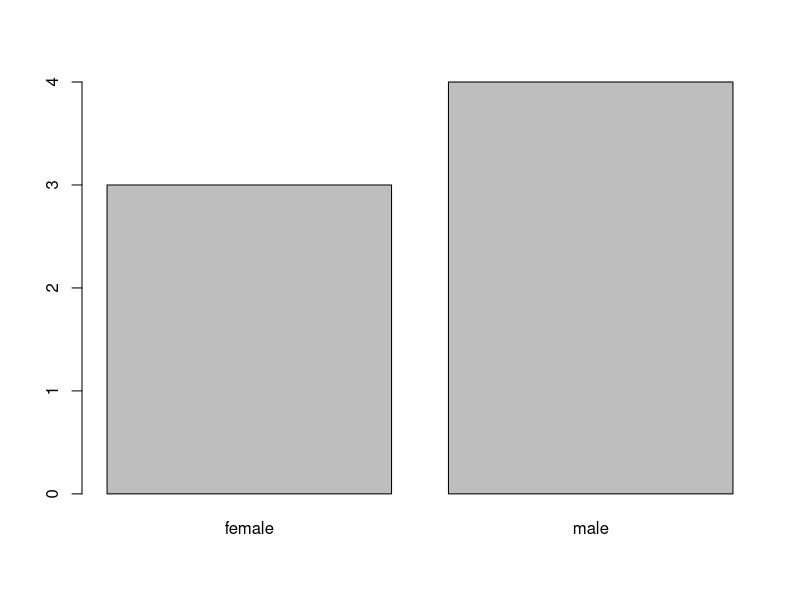

Write the R code that produced this figure.
# Create the vectors for data frame.
height <- c(132,151,162,139,166,147,122)
weight <- c(48,49,66,53,67,52,40)
gender <- c("male","male","female","female","male","female","male")
plot(factor(gender))

# Create the data frame.
input_data <- data.frame(height,weight,gender)
print(input_data)

# Test if the gender column is a factor.
print(is.factor(input_data$gender))

# Print the gender column so see the levels.
print(input_data$gender)